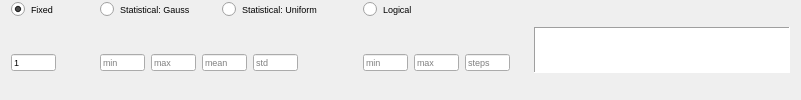
              <widget class="QFrame" name="frame_49">
               <property name="frameShape">
                <enum>QFrame::NoFrame</enum>
               </property>
               <property name="frameShadow">
                <enum>QFrame::Plain</enum>
               </property>
               <layout class="QHBoxLayout" name="horizontalLayout_33">
                <property name="topMargin">
                 <number>0</number>
                </property>
                <property name="bottomMargin">
                 <number>0</number>
                </property>
                <item>
                 <widget class="QFrame" name="frame_50">
                  <property name="frameShape">
                   <enum>QFrame::NoFrame</enum>
                  </property>
                  <property name="frameShadow">
                   <enum>QFrame::Plain</enum>
                  </property>
                  <layout class="QGridLayout" name="gridLayout_22">
                   <property name="leftMargin">
                    <number>0</number>
                   </property>
                   <property name="topMargin">
                    <number>0</number>
                   </property>
                   <property name="bottomMargin">
                    <number>0</number>
                   </property>
                   <item row="1" column="0">
                    <widget class="QFrame" name="frame_51">
                     <property name="frameShape">
                      <enum>QFrame::NoFrame</enum>
                     </property>
                     <property name="frameShadow">
                      <enum>QFrame::Plain</enum>
                     </property>
                     <layout class="QHBoxLayout" name="horizontalLayout_34">
                      <property name="leftMargin">
                       <number>0</number>
                      </property>
                      <property name="topMargin">
                       <number>0</number>
                      </property>
                      <property name="bottomMargin">
                       <number>0</number>
                      </property>
                      <item>
                       <widget class="QLineEdit" name="txt_fix_lai">
                        <property name="maximumSize">
                         <size>
                          <width>45</width>
                          <height>17</height>
                         </size>
                        </property>
                        <property name="font">
                         <font>
                          <pointsize>7</pointsize>
                         </font>
                        </property>
                        <property name="text">
                         <string>1</string>
                        </property>
                        <property name="placeholderText">
                         <string>value</string>
                        </property>
                       </widget>
                      </item>
                      <item>
                       <spacer name="horizontalSpacer_36">
                        <property name="orientation">
                         <enum>Qt::Horizontal</enum>
                        </property>
                        <property name="sizeType">
                         <enum>QSizePolicy::Maximum</enum>
                        </property>
                        <property name="sizeHint" stdset="0">
                         <size>
                          <width>20</width>
                          <height>20</height>
                         </size>
                        </property>
                       </spacer>
                      </item>
                     </layout>
                    </widget>
                   </item>
                   <item row="1" column="1">
                    <widget class="QFrame" name="frame_54">
                     <property name="frameShape">
                      <enum>QFrame::NoFrame</enum>
                     </property>
                     <property name="frameShadow">
                      <enum>QFrame::Plain</enum>
                     </property>
                     <layout class="QHBoxLayout" name="horizontalLayout_84">
                      <property name="leftMargin">
                       <number>9</number>
                      </property>
                      <property name="topMargin">
                       <number>0</number>
                      </property>
                      <property name="bottomMargin">
                       <number>0</number>
                      </property>
                      <item>
                       <widget class="QLineEdit" name="txt_gauss_min_lai">
                        <property name="maximumSize">
                         <size>
                          <width>45</width>
                          <height>17</height>
                         </size>
                        </property>
                        <property name="font">
                         <font>
                          <pointsize>7</pointsize>
                         </font>
                        </property>
                        <property name="text">
                         <string/>
                        </property>
                        <property name="placeholderText">
                         <string>min</string>
                        </property>
                       </widget>
                      </item>
                      <item>
                       <widget class="QLineEdit" name="txt_gauss_max_lai">
                        <property name="maximumSize">
                         <size>
                          <width>45</width>
                          <height>17</height>
                         </size>
                        </property>
                        <property name="font">
                         <font>
                          <pointsize>7</pointsize>
                         </font>
                        </property>
                        <property name="text">
                         <string/>
                        </property>
                        <property name="placeholderText">
                         <string>max</string>
                        </property>
                       </widget>
                      </item>
                      <item>
                       <widget class="QLineEdit" name="txt_gauss_mean_lai">
                        <property name="maximumSize">
                         <size>
                          <width>45</width>
                          <height>17</height>
                         </size>
                        </property>
                        <property name="font">
                         <font>
                          <pointsize>7</pointsize>
                         </font>
                        </property>
                        <property name="text">
                         <string/>
                        </property>
                        <property name="placeholderText">
                         <string>mean</string>
                        </property>
                       </widget>
                      </item>
                      <item>
                       <widget class="QLineEdit" name="txt_gauss_std_lai">
                        <property name="maximumSize">
                         <size>
                          <width>45</width>
                          <height>17</height>
                         </size>
                        </property>
                        <property name="font">
                         <font>
                          <pointsize>7</pointsize>
                         </font>
                        </property>
                        <property name="text">
                         <string/>
                        </property>
                        <property name="placeholderText">
                         <string>std</string>
                        </property>
                       </widget>
                      </item>
                      <item>
                       <spacer name="horizontalSpacer_38">
                        <property name="orientation">
                         <enum>Qt::Horizontal</enum>
                        </property>
                        <property name="sizeType">
                         <enum>QSizePolicy::Maximum</enum>
                        </property>
                        <property name="sizeHint" stdset="0">
                         <size>
                          <width>50</width>
                          <height>20</height>
                         </size>
                        </property>
                       </spacer>
                      </item>
                     </layout>
                    </widget>
                   </item>
                   <item row="0" column="1">
                    <widget class="QFrame" name="frame_53">
                     <property name="frameShape">
                      <enum>QFrame::NoFrame</enum>
                     </property>
                     <property name="frameShadow">
                      <enum>QFrame::Plain</enum>
                     </property>
                     <layout class="QHBoxLayout" name="horizontalLayout_36">
                      <property name="topMargin">
                       <number>0</number>
                      </property>
                      <property name="bottomMargin">
                       <number>0</number>
                      </property>
                      <item>
                       <widget class="QRadioButton" name="radio_gauss_lai">
                        <property name="font">
                         <font>
                          <pointsize>7</pointsize>
                         </font>
                        </property>
                        <property name="text">
                         <string>Statistical: Gauss</string>
                        </property>
                        <property name="checked">
                         <bool>false</bool>
                        </property>
                        <attribute name="buttonGroup">
                         <string notr="true">buttonGroup_7</string>
                        </attribute>
                       </widget>
                      </item>
                      <item>
                       <widget class="QRadioButton" name="radio_uni_lai">
                        <property name="font">
                         <font>
                          <pointsize>7</pointsize>
                         </font>
                        </property>
                        <property name="text">
                         <string>Statistical: Uniform</string>
                        </property>
                        <attribute name="buttonGroup">
                         <string notr="true">buttonGroup_7</string>
                        </attribute>
                       </widget>
                      </item>
                      <item>
                       <spacer name="horizontalSpacer_37">
                        <property name="orientation">
                         <enum>Qt::Horizontal</enum>
                        </property>
                        <property name="sizeType">
                         <enum>QSizePolicy::Maximum</enum>
                        </property>
                        <property name="sizeHint" stdset="0">
                         <size>
                          <width>10</width>
                          <height>20</height>
                         </size>
                        </property>
                       </spacer>
                      </item>
                     </layout>
                    </widget>
                   </item>
                   <item row="1" column="3">
                    <widget class="QFrame" name="frame_52">
                     <property name="frameShape">
                      <enum>QFrame::NoFrame</enum>
                     </property>
                     <property name="frameShadow">
                      <enum>QFrame::Plain</enum>
                     </property>
                     <layout class="QHBoxLayout" name="horizontalLayout_35">
                      <property name="leftMargin">
                       <number>0</number>
                      </property>
                      <property name="topMargin">
                       <number>0</number>
                      </property>
                      <property name="bottomMargin">
                       <number>0</number>
                      </property>
                      <item>
                       <widget class="QLineEdit" name="txt_log_min_lai">
                        <property name="maximumSize">
                         <size>
                          <width>45</width>
                          <height>17</height>
                         </size>
                        </property>
                        <property name="font">
                         <font>
                          <pointsize>7</pointsize>
                         </font>
                        </property>
                        <property name="placeholderText">
                         <string>min</string>
                        </property>
                       </widget>
                      </item>
                      <item>
                       <widget class="QLineEdit" name="txt_log_max_lai">
                        <property name="maximumSize">
                         <size>
                          <width>45</width>
                          <height>17</height>
                         </size>
                        </property>
                        <property name="font">
                         <font>
                          <pointsize>7</pointsize>
                         </font>
                        </property>
                        <property name="placeholderText">
                         <string>max</string>
                        </property>
                       </widget>
                      </item>
                      <item>
                       <widget class="QLineEdit" name="txt_log_steps_lai">
                        <property name="maximumSize">
                         <size>
                          <width>45</width>
                          <height>17</height>
                         </size>
                        </property>
                        <property name="font">
                         <font>
                          <pointsize>7</pointsize>
                         </font>
                        </property>
                        <property name="placeholderText">
                         <string>steps</string>
                        </property>
                       </widget>
                      </item>
                     </layout>
                    </widget>
                   </item>
                   <item row="0" column="3">
                    <widget class="QRadioButton" name="radio_log_lai">
                     <property name="font">
                      <font>
                       <pointsize>7</pointsize>
                      </font>
                     </property>
                     <property name="text">
                      <string>Logical</string>
                     </property>
                     <attribute name="buttonGroup">
                      <string notr="true">buttonGroup_7</string>
                     </attribute>
                    </widget>
                   </item>
                   <item row="0" column="0">
                    <widget class="QRadioButton" name="radio_fix_lai">
                     <property name="font">
                      <font>
                       <pointsize>7</pointsize>
                      </font>
                     </property>
                     <property name="text">
                      <string>Fixed</string>
                     </property>
                     <property name="iconSize">
                      <size>
                       <width>12</width>
                       <height>12</height>
                      </size>
                     </property>
                     <property name="checked">
                      <bool>true</bool>
                     </property>
                     <attribute name="buttonGroup">
                      <string notr="true">buttonGroup_7</string>
                     </attribute>
                    </widget>
                   </item>
                  </layout>
                 </widget>
                </item>
                <item>
                 <widget class="PlotWidget" name="viewLAI">
                  <property name="sizePolicy">
                   <sizepolicy hsizetype="Expanding" vsizetype="Fixed">
                    <horstretch>0</horstretch>
                    <verstretch>0</verstretch>
                   </sizepolicy>
                  </property>
                  <property name="maximumSize">
                   <size>
                    <width>16777215</width>
                    <height>46</height>
                   </size>
                  </property>
                  <property name="styleSheet">
                   <string notr="true">border-right-color: rgb(255, 255, 127);</string>
                  </property>
                  <property name="frameShape">
                   <enum>QFrame::Panel</enum>
                  </property>
                 </widget>
                </item>
               </layout>
              </widget>
